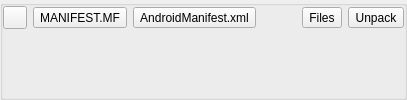
     <widget class="QWidget" name="pageArchive">
      <layout class="QVBoxLayout" name="verticalLayout_28">
       <property name="leftMargin">
        <number>0</number>
       </property>
       <property name="topMargin">
        <number>0</number>
       </property>
       <property name="rightMargin">
        <number>0</number>
       </property>
       <property name="bottomMargin">
        <number>0</number>
       </property>
       <item>
        <widget class="QGroupBox" name="groupBoxArchive">
         <property name="title">
          <string/>
         </property>
         <layout class="QVBoxLayout" name="verticalLayout_15">
          <property name="leftMargin">
           <number>0</number>
          </property>
          <property name="topMargin">
           <number>0</number>
          </property>
          <property name="rightMargin">
           <number>0</number>
          </property>
          <property name="bottomMargin">
           <number>0</number>
          </property>
          <item>
           <layout class="QHBoxLayout" name="horizontalLayout_23">
            <item>
             <widget class="QToolButton" name="toolButtonArchive">
              <property name="enabled">
               <bool>true</bool>
              </property>
              <property name="text">
               <string notr="true"/>
              </property>
             </widget>
            </item>
            <item>
             <widget class="QToolButton" name="toolButtonMANIFESTMF">
              <property name="text">
               <string notr="true">MANIFEST.MF</string>
              </property>
             </widget>
            </item>
            <item>
             <widget class="QToolButton" name="toolButtonAndroidManifest">
              <property name="text">
               <string notr="true">AndroidManifest.xml</string>
              </property>
             </widget>
            </item>
            <item>
             <spacer name="horizontalSpacer_5">
              <property name="orientation">
               <enum>Qt::Horizontal</enum>
              </property>
              <property name="sizeHint" stdset="0">
               <size>
                <width>40</width>
                <height>20</height>
               </size>
              </property>
             </spacer>
            </item>
            <item>
             <widget class="QToolButton" name="toolButtonFiles">
              <property name="text">
               <string>Files</string>
              </property>
             </widget>
            </item>
            <item>
             <widget class="QToolButton" name="toolButtonUnpack">
              <property name="text">
               <string>Unpack</string>
              </property>
             </widget>
            </item>
           </layout>
          </item>
          <item>
           <spacer name="verticalSpacer_3">
            <property name="orientation">
             <enum>Qt::Vertical</enum>
            </property>
            <property name="sizeHint" stdset="0">
             <size>
              <width>20</width>
              <height>46</height>
             </size>
            </property>
           </spacer>
          </item>
         </layout>
        </widget>
       </item>
      </layout>
     </widget>
